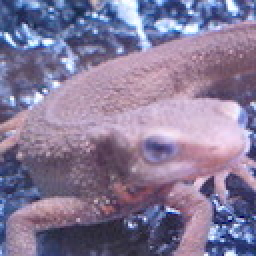
#> input picture images/imori.jpg, 128 x 128 px (shown 2 times larger)
$ python 'q4_otsu'"'"'s threshold.py'   (older library calls are emulated)
#> lines starting #> are read from the running program, lines starting #| are printed output that depends on the picture; after the words box and inside, x2 and y2 are one past the last pixel; in counts of white or black regions, pixels touching at a corner belong together
import cv2 as cv
from matplotlib import pyplot as plot  # 用pyplot做图
import numpy as np


img = cv.imread('../images/imori.jpg')
#> img is the input picture: shape (128, 128, 3); mean B, G, R 152.8, 121.8, 134.1
img_gray = cv.cvtColor(img, cv.COLOR_BGR2GRAY)
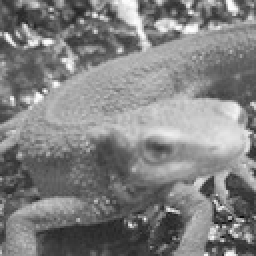
#> img_gray: shape (128, 128) (shown 2 times larger); min 11, max 254, mean 129

x = img.shape[0]
#> x = 128
y = img.shape[1]
#> y = 128
th_final = 0
sb2_final = 0

# 从图中最小灰度值处去到最大灰度值，避免空矩阵出现
img_min = np.min(img_gray)
#> img_min = 11
img_max = np.max(img_gray)
#> img_max = 254


for th in range(img_min, img_max):
    v0 = img_gray[np.where(img_gray > th)]  # 用numpy的函数可以避免两次循环，减少运行时间
    m0 = np.mean(v0)
    w0 = len(v0)/(x*y)
    v1 = img_gray[np.where(img_gray <= th)]
    m1 = np.mean(v1)
    w1 = len(v1)/(x*y)
    sb2 = w1 * w0 * ((m1-m0)**2)  # 寻找最大类间方差时的阈值作为最终二值化阈值，这是大津二值方法的原理
    if sb2 > sb2_final:
        sb2_final = sb2
        th_final = th
#> this loop made 243 passes
#> (m0, w0, v1, m1, w1, sb2, sb2_final) on passes 1, 2, 12, 13, 17, 18: (129, 1, [11], 11, 6.1e-05, 0.85, 0.85), (129.1, 1, [12, 12, 11], 11.67, 0.000183, 2.52, 2.52), (129.1, 1, [12, 12, 11, 22], 14.25, 0.000244, 3.22, 3.22), (129.1, 1, [12, 12, 11, 22, 23], 16, 0.000305, 3.9, 3.9), (129.1, 1, [12, 12, 11, 27, 22, 23], 17.83, 0.000366, 4.53, 4.53), (129.1, 1, [12, 12, 28, 11, 27, 22, 23], 19.29, 0.000427, 5.15, 5.15)
#> (m0, w0, m1, w1, sb2, sb2_final) on passes 26 to 31: (129.1, 0.999, 27, 0.000977, 10.18, 10.18), (129.2, 0.999, 29, 0.00122, 12.23, 12.23), (129.2, 0.998, 30.8, 0.00153, 14.75, 14.75), (129.2, 0.998, 33.14, 0.00214, 19.69, 19.69), (129.3, 0.997, 34.55, 0.00269, 24.04, 24.04), (129.3, 0.997, 35.32, 0.00305, 26.89, 26.89)

print(th_final)
#| 129
ret, img_bw1 = cv.threshold(img_gray.astype(np.float), th_final, 255, cv.THRESH_BINARY)
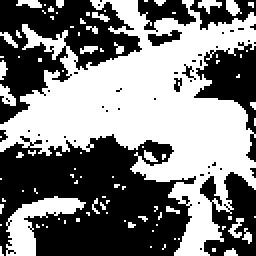
#> img_bw1: shape (128, 128) float64 (shown 2 times larger); 49.5% white; 93 white regions (80 under 20 px), largest, box (x1, y1, x2, y2) and area: (0, 0, 128, 128) 6947, (3, 98, 43, 128) 483, (0, 42, 8, 53) 50
ret, img_bw2 = cv.threshold(img_gray.astype(np.float), 128, 255, cv.THRESH_BINARY)
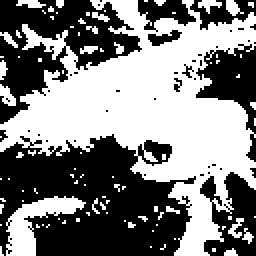
#> img_bw2: shape (128, 128) float64 (shown 2 times larger); 50.1% white; 42 black regions (35 under 20 px), largest, box (x1, y1, x2, y2) and area: (0, 67, 98, 128) 4096, (0, 0, 71, 62) 1978, (98, 22, 128, 81) 749
plot.figure()
plot.subplot(1, 2, 1)
plot.imshow(img_bw1, cmap='gray')
plot.title('threshold otsu')
plot.subplot(1, 2, 2)
plot.imshow(img_bw2, cmap='gray')
plot.title('threshold 128')
plot.show()
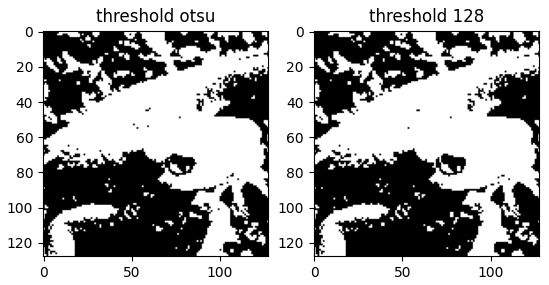
#> figure drawn by matplotlib, 2 panels
